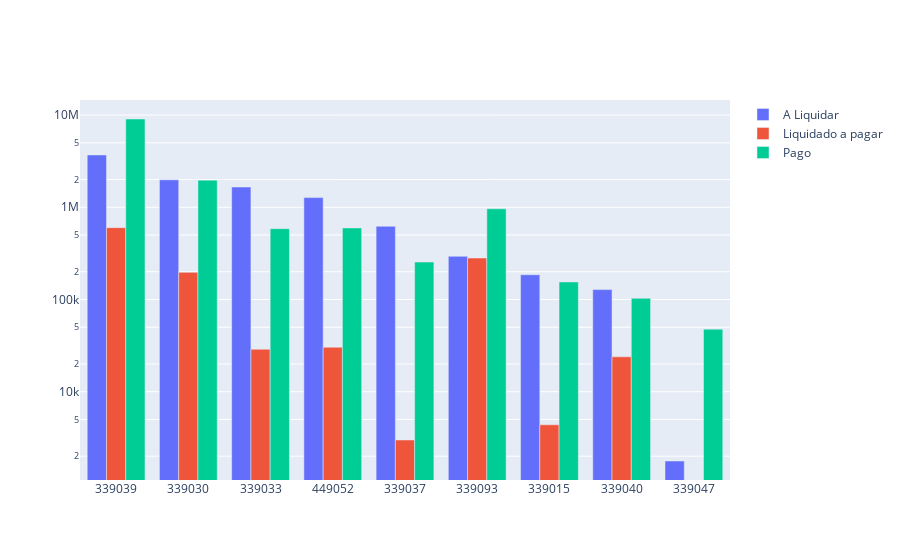

Notebook code for this chart:
### Code cell
# Saldo a liquidar por ND
cols = ['ND', 'A_LIQUIDAR', 'LIQUIDADO_A_PAGAR', 'PAGO']

df_aux = df.loc[:, cols].groupby('ND').sum().sort_values(by= 'A_LIQUIDAR', ascending=False).reset_index()
df_aux = df_aux[df_aux['A_LIQUIDAR'] > 0]
# Criando o gráfico
fig = go.Figure()

# Adicionando as colunas y1, y2 e y3 no eixo y
fig.add_trace(go.Bar(x=df_aux['ND'], y=df_aux['A_LIQUIDAR'], name='A Liquidar'))
fig.add_trace(go.Bar(x=df_aux['ND'], y=df_aux['LIQUIDADO_A_PAGAR'], name='Liquidado a pagar'))
fig.add_trace(go.Bar(x=df_aux['ND'], y=df_aux['PAGO'], name='Pago'))

fig.update_traces(textposition = 'outside', cliponaxis = False, hovertemplate=None)
fig.update_layout(hovermode="x unified")
fig.update_yaxes(type="log")

fig.show()

### Figure 1 — Plotly figure (JSON) as saved in the notebook; plotly's stock layout.template omitted (floating-point values rounded to 4 significant figures)
{"data": [{"cliponaxis": false, "name": "A Liquidar", "textposition": "outside", "type": "bar", "x": ["339039", "339030", "339033", "449052", "339037", "339093", "339015", "339040", "339047"], "y": [3693000.0, 1986000.0, 1659000.0, 1273000.0, 622000.0, 293900.0, 185600.0, 128000.0, 1773.0]}, {"cliponaxis": false, "name": "Liquidado a pagar", "textposition": "outside", "type": "bar", "x": ["339039", "339030", "339033", "449052", "339037", "339093", "339015", "339040", "339047"], "y": [601200.0, 197000.0, 28870.0, 30370.0, 2996.0, 281600.0, 4379.0, 23880.0, 0]}, {"cliponaxis": false, "name": "Pago", "textposition": "outside", "type": "bar", "x": ["339039", "339030", "339033", "449052", "339037", "339093", "339015", "339040", "339047"], "y": [9063000.0, 1969000.0, 585900.0, 597100.0, 254600.0, 963700.0, 154900.0, 103100.0, 47710.0]}], "layout": {"hovermode": "x unified", "yaxis": {"type": "log"}}}
